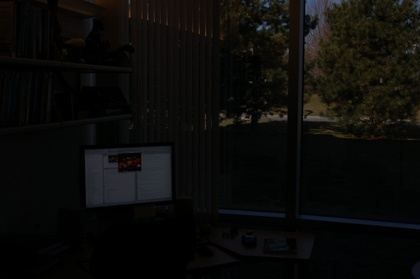
%> input picture data/office_1.jpg, 420 x 279 px, shrunk from 903 x 600 before the run
$ octave toHDR.m   (GNU Octave 9; MATLAB toolbox functions it lacks are replaced by stand-ins)
%> lines starting %> are read from the running program, lines starting %| are printed output that depends on the picture; in (x1, y1, x2, y2) boxes, pixels count from 0 and x2, y2 are one past the last pixel; in counts of white or black regions, pixels touching at a corner belong together; the program's own positions count from 1
### data/curve.m
C = [
-4.597389 -5.144653 -4.794653
-3.804333 -4.341342 -4.123928
-3.600902 -4.047169 -3.809320
-3.388585 -3.748308 -3.458722
-3.123232 -3.561029 -3.304813
-2.896423 -3.382655 -3.159630
-2.802274 -3.294942 -3.104196
-2.709681 -3.219076 -3.018350
-2.619879 -3.115596 -2.926141
-2.554052 -3.002875 -2.821384
-2.493644 -2.886565 -2.727976
-2.446130 -2.792176 -2.629683
-2.397395 -2.705068 -2.533090
-2.355296 -2.622302 -2.431973
-2.305977 -2.546552 -2.345418
-2.264163 -2.471682 -2.266949
-2.216257 -2.416277 -2.207777
-2.177248 -2.378417 -2.170578
-2.124665 -2.341643 -2.140759
-2.062431 -2.302091 -2.101062
-1.993491 -2.258091 -2.071453
-1.936916 -2.211049 -2.035458
-1.891866 -2.176565 -2.002254
-1.858820 -2.140899 -1.967496
-1.821708 -2.107815 -1.935868
-1.781128 -2.068969 -1.900076
-1.741563 -2.026239 -1.857139
-1.703523 -1.985413 -1.820196
-1.673243 -1.951774 -1.781116
-1.641267 -1.913607 -1.743089
-1.605216 -1.869187 -1.710857
-1.569658 -1.835692 -1.684812
-1.538554 -1.801861 -1.649110
-1.513507 -1.769883 -1.623336
-1.487903 -1.733734 -1.598709
-1.466986 -1.708859 -1.568942
-1.440837 -1.672979 -1.542245
-1.425430 -1.640670 -1.509222
-1.407462 -1.617844 -1.480780
-1.382199 -1.595749 -1.452300
-1.367069 -1.573738 -1.429820
-1.351004 -1.554173 -1.399494
-1.335211 -1.526490 -1.374280
-1.324319 -1.496836 -1.351157
-1.297726 -1.467913 -1.319107
-1.280320 -1.449572 -1.299529
-1.263462 -1.423381 -1.273763
-1.241388 -1.402575 -1.252710
-1.226385 -1.381514 -1.229639
-1.209964 -1.345001 -1.213740
-1.192085 -1.321734 -1.188019
-1.178358 -1.310613 -1.188838
-1.163594 -1.284291 -1.165128
-1.147444 -1.269736 -1.145789
-1.125043 -1.251170 -1.130581
-1.111455 -1.222467 -1.116065
-1.095619 -1.197151 -1.091552
-1.080335 -1.177523 -1.076212
-1.056957 -1.156750 -1.062302
-1.040496 -1.130033 -1.056695
-1.014579 -1.117272 -1.042294
-0.993054 -1.103754 -1.024520
-0.961098 -1.096649 -1.021628
-0.948312 -1.095416 -1.005045
-0.941579 -1.095624 -0.991149
-0.922257 -1.077479 -0.979567
-0.909411 -1.063542 -0.970257
-0.899362 -1.047847 -0.956560
-0.892771 -1.032993 -0.938507
-0.895891 -1.013003 -0.925418
-0.881217 -0.990251 -0.897371
-0.879385 -0.972464 -0.887415
-0.857964 -0.951878 -0.872407
-0.848681 -0.931518 -0.850009
-0.855214 -0.913621 -0.835584
-0.844528 -0.895401 -0.819647
-0.829650 -0.874663 -0.801344
-0.809796 -0.858071 -0.783134
-0.793792 -0.837083 -0.767390
-0.774024 -0.817260 -0.759998
-0.750989 -0.799050 -0.739448
-0.729194 -0.776554 -0.721519
-0.712732 -0.757330 -0.713793
-0.684675 -0.737397 -0.692422
-0.669519 -0.719899 -0.681155
-0.653422 -0.700793 -0.665333
-0.635186 -0.681407 -0.647764
-0.609351 -0.664332 -0.633703
-0.593309 -0.644702 -0.622365
-0.577773 -0.627778 -0.605386
-0.557331 -0.605657 -0.588975
-0.537936 -0.590374 -0.574228
-0.523193 -0.571812 -0.555279
-0.502013 -0.559342 -0.529934
-0.484109 -0.548811 -0.515939
-0.473154 -0.525723 -0.504701
-0.461621 -0.509819 -0.488531
-0.449995 -0.490564 -0.473449
-0.438595 -0.470047 -0.450233
-0.424315 -0.447760 -0.431195
-0.410591 -0.430841 -0.418725
-0.396864 -0.414068 -0.402571
-0.384109 -0.394777 -0.383583
-0.364066 -0.375333 -0.357906
-0.353159 -0.359620 -0.337038
-0.341309 -0.344660 -0.323696
-0.324318 -0.326606 -0.309497
-0.312194 -0.308061 -0.291837
-0.289536 -0.289350 -0.275442
-0.276599 -0.276420 -0.253765
-0.255641 -0.258810 -0.240954
-0.241334 -0.246685 -0.220791
-0.232332 -0.229851 -0.208816
-0.209842 -0.211970 -0.186450
-0.198056 -0.196236 -0.171355
-0.180033 -0.180314 -0.158670
-0.166366 -0.168590 -0.141124
-0.150992 -0.155425 -0.130592
-0.141388 -0.141626 -0.116477
-0.123018 -0.125868 -0.104857
-0.109439 -0.113960 -0.087216
-0.098608 -0.095445 -0.076131
-0.077518 -0.082615 -0.067269
-0.067969 -0.069840 -0.054110
-0.051875 -0.054833 -0.045743
-0.043714 -0.042865 -0.035820
-0.027204 -0.028465 -0.023592
-0.018735 -0.018596 -0.010680
0.000000 0.000000 0.000000
0.009901 0.013738 0.012821
0.025729 0.027527 0.027135
0.032082 0.037887 0.034352
0.047469 0.051566 0.046777
0.059688 0.063466 0.061405
0.072598 0.077326 0.076958
0.085644 0.087465 0.087891
0.098949 0.100610 0.102130
0.109745 0.111399 0.114627
0.119330 0.120135 0.128851
0.130232 0.135791 0.138552
0.140635 0.150454 0.152252
0.154632 0.165639 0.168386
0.164389 0.179244 0.183088
0.173853 0.194433 0.202885
0.189735 0.210096 0.217491
0.199927 0.228326 0.231919
0.211124 0.243293 0.247789
0.225980 0.257331 0.262726
0.238875 0.271330 0.282505
0.246916 0.287613 0.295577
0.263867 0.301107 0.313085
0.278612 0.315222 0.326663
0.292848 0.328203 0.342078
0.312653 0.347111 0.351627
0.327726 0.360575 0.368863
0.343081 0.378218 0.383468
0.362945 0.389603 0.399976
0.380329 0.405369 0.410729
0.397480 0.420830 0.420779
0.412487 0.433529 0.442766
0.429040 0.450435 0.455588
0.446918 0.466374 0.470220
0.465249 0.482381 0.484830
0.477056 0.498106 0.500130
0.493238 0.509462 0.513750
0.505716 0.526041 0.528968
0.517763 0.542295 0.542115
0.529880 0.556481 0.558431
0.544706 0.575202 0.577265
0.559413 0.590700 0.590453
0.572631 0.609088 0.607963
0.587173 0.627512 0.619609
0.600768 0.645544 0.637524
0.620466 0.666667 0.659199
0.636265 0.686538 0.670829
0.653097 0.709967 0.681656
0.671761 0.733464 0.704314
0.694868 0.743688 0.718733
0.714919 0.750920 0.732409
0.734333 0.759251 0.745938
0.748838 0.765832 0.761303
0.763091 0.771061 0.778416
0.778320 0.784627 0.792919
0.784497 0.794346 0.806050
0.797196 0.808437 0.814273
0.814319 0.822497 0.837485
0.823500 0.837015 0.849174
0.840264 0.853919 0.865197
0.851945 0.870088 0.883829
0.863953 0.883688 0.898153
0.879251 0.898166 0.909729
0.897218 0.912081 0.925746
0.909039 0.928127 0.939778
0.923843 0.943105 0.960679
0.935092 0.961302 0.973472
0.951798 0.979310 0.992058
0.961112 0.997520 1.002169
0.978362 1.014679 1.018594
0.995449 1.034683 1.034965
1.016391 1.049177 1.050385
1.028322 1.069990 1.064333
1.050507 1.092068 1.079484
1.068255 1.112039 1.095085
1.091541 1.128072 1.105349
1.109081 1.140613 1.115505
1.122904 1.161961 1.130339
1.140279 1.173461 1.146210
1.152129 1.188057 1.163570
1.155929 1.198855 1.172049
1.176464 1.208641 1.188985
1.189535 1.220328 1.200533
1.203070 1.232865 1.214310
1.217826 1.242676 1.224027
1.239255 1.256187 1.237576
1.253347 1.277043 1.251037
1.269846 1.292292 1.270174
1.279119 1.308903 1.282130
1.303482 1.325369 1.289382
1.315969 1.339701 1.298373
1.333362 1.355739 1.301252
1.348815 1.374725 1.323543
1.364257 1.392301 1.341739
1.378753 1.410342 1.348763
1.405127 1.423094 1.357242
1.422103 1.439857 1.368002
1.427164 1.454033 1.376300
1.438340 1.469238 1.402568
1.450488 1.484401 1.417079
1.460828 1.499960 1.425926
1.482955 1.509630 1.444445
1.495642 1.526586 1.455762
1.512737 1.542642 1.467126
1.531310 1.557290 1.495736
1.544360 1.570760 1.509927
1.561025 1.581861 1.518060
1.578278 1.603839 1.541376
1.589202 1.617982 1.560903
1.606391 1.625357 1.576708
1.626599 1.643146 1.599807
1.647494 1.660074 1.610136
1.668504 1.679487 1.636953
1.683229 1.699065 1.662493
1.710309 1.726785 1.677435
1.719778 1.735042 1.715452
1.745789 1.761903 1.744977
1.764347 1.787043 1.738060
1.785305 1.802657 1.796067
1.816746 1.825553 1.784913
1.849289 1.862855 1.863607
1.889940 1.908911 1.856160
1.946446 1.967039 1.950399
2.044998 2.033273 2.063869
2.163386 2.135187 2.069332
2.223747 2.286008 2.286149
2.223747 2.286008 2.286149
2.223747 2.286008 2.286149
];

### data/exps.m
exp_time = [0.0333333 0.1 0.333333 0.625 1.3 4];

### toHDR.m
% clear workspace
clear

% load sample image
imgs = imread('data/office_1.jpg');
%> imgs is the input picture: size 279x420x3 uint8; mean R, G, B 11.6, 11.3, 9.3
imgs(:,:,:,2) = imread('data/office_2.jpg');
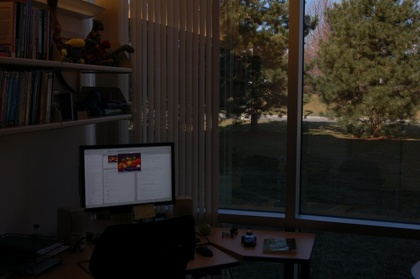
%> input picture data/office_2.jpg, 420 x 279 px, shrunk from 903 x 600 before the run
imgs(:,:,:,3) = imread('data/office_3.jpg');
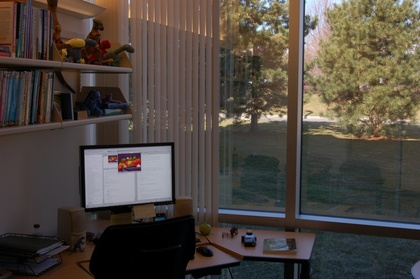
%> input picture data/office_3.jpg, 420 x 279 px, shrunk from 903 x 600 before the run
imgs(:,:,:,4) = imread('data/office_4.jpg');
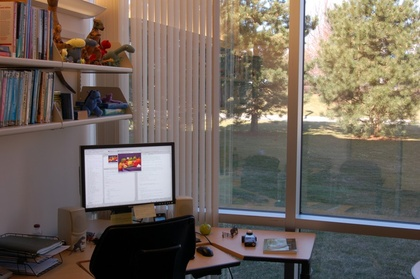
%> input picture data/office_4.jpg, 420 x 279 px, shrunk from 903 x 600 before the run
imgs(:,:,:,5) = imread('data/office_5.jpg');
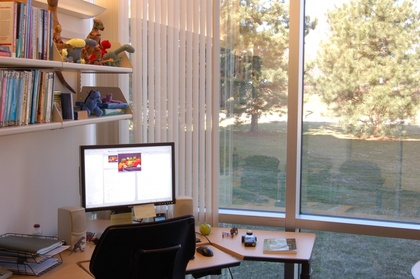
%> input picture data/office_5.jpg, 420 x 279 px, shrunk from 903 x 600 before the run
imgs(:,:,:,6) = imread('data/office_6.jpg');
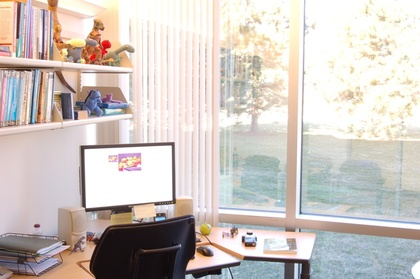
%> input picture data/office_6.jpg, 420 x 279 px, shrunk from 903 x 600 before the run

n_images = 6;
sz = size(imgs);
%> sz = [279 420 3 6]

% gamma decode images and erase the original ones to spare memory
g = 2.2;
linear_imgs = uint8( round(255*((single(imgs)/255).^g)) );

% load camera response curve (from HDRShop) and
% exposure times
run('data/curve.m');
run('data/exps.m');

% compute radiances for each image
rad_imgs = zeros(sz);
for id = 1:n_images
    % loop through channels
    for channel = 1:3
        exps = exp(C(imgs(:,:,channel,id)+1, channel));
        rad_imgs(:,:,channel,id) = reshape(exps/exp_time(id), sz(1:2));
    end
end
clearvars exps

% compute the average radiance map
% discard saturated or underexposed pixels
saturated = 254; underexposed = 1;
rad_img = zeros(sz(1:3));

% ------ discard the whole pixel if one channel is invalid
good = imgs(:,:,1,:) <= saturated & imgs(:,:,1,:) >= underexposed & ...
        imgs(:,:,2,:) <= saturated & imgs(:,:,2,:) >= underexposed & ...
        imgs(:,:,3,:) <= saturated & imgs(:,:,3,:) >= underexposed;

% Avoid NaNs: sometimes, all pixels will be invalid (pixel (579,194)
% in blue channel, for example, is zero in all images). In this case,
% I believe there's nothing to be done because we are uncertain of the
% actual radiance. In order to avoid NaNs, we'll just take the average
% of all pixel values: if all of them are black, in the end we'll have
% the dimmest possible value; if all of them are white, we'll have the
% brightest one, which is fair reasonable assuming we don't know
% exactly how bright they actually are. In the (unlikely) case where
% some pixels are underexposed and some are saturated, we'll end up
% computing a weighted average and the final value will be somewhere
% between the brightest and dimmest possible value.
weights = sum(good(:,:,1,:), 4);
must_change = (weights == 0);
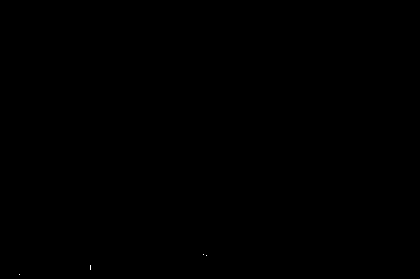
%> must_change: size 279x420 logical; 0.01% white in thin lines or dots, all inside (x1, y1, x2, y2) = (19, 254, 207, 275)

for id = 1:n_images
    good(:,:,1,id) = good(:,:,1,id) + must_change;
end

% We need to recompute the weights, as some pixels might have changed
weights = sum(good(:,:,1,:), 4);
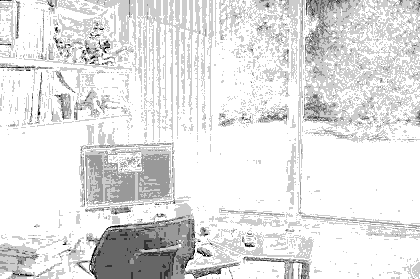
%> weights: size 279x420 double; min 1, max 6, mean 5.45; drawn with min black and max white
weighted = zeros(sz);

% when computing the average, weight the values using GOOD. This
% will set underexposed/saturated values to zero; then, just divide
% by the number of 1's in the GOOD matrix. This will compute the
% average of the good pixels only.
for channel = 1:3
    rad_img(:,:,channel) = sum(rad_imgs(:,:,channel,:) .* good, 4) ./ weights;
end

% [28 lines of commented-out code are left out]
clearvars c
clearvars good
clearvars weighted
clearvars weights
clearvars rad_imgs
clearvars linear_imgs
clearvars must_change

% compare with MATLAB's HDR generation algorithm
files = {'office_1.jpg', 'office_2.jpg', 'office_3.jpg', ...
         'office_4.jpg', 'office_5.jpg', 'office_6.jpg'};
expTimes = [0.0333, 0.1000, 0.3333, 0.6250, 1.3000, 4.0000];
%> (the run ends here)
